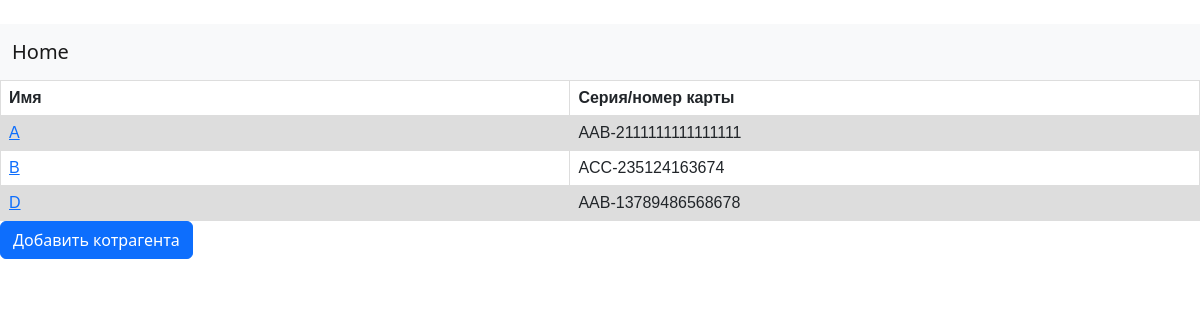
Screenshot of /data/contragents/ with the database file from the repository.
### cards/models.py (models this page shows, shortened)
class ContrAgent(models.Model):
        serials=[('AABB','AABB'),('ABCC','ABCC'),('ACAB','ACAB'),('ADBC','ADBC')]
        contr_agent_name = models.CharField(max_length=40, db_index=True)
        contr_agent_serial=models.CharField(max_length=10, choices=serials)
        contr_agent_number=models.CharField(max_length=20)
        def get_absolute_url(self):
            return reverse('contr_agent_detail_url', kwargs={'contr_agent_id':self.id})

### cards/views.py (the view)
# urls.py: path('data/contragents/', contragents_list, name='contragents_list_url'),
def contragents_list(request):
    contragents=ContrAgent.objects.all()
    return render(request,'cards/contragents/contragent_list.html', context={'contragents':contragents})

### cards/templates/cards/contragents/contragent_list.html (shortened to what this page needs)
﻿{% extends 'cards/base_cards.html'%}
{% block content %}
	<table>
  		<tr>
   		 <th style="width:10%">Имя</th>
    		 <th style="width:10%">Серия/номер карты</th>
  		 </tr>
	{% for contragent in contragents%}
		<tr>
		<td><a href="{{contragent.get_absolute_url}}">{{contragent.contr_agent_name}}</a></td>
    		 <td>{{contragent.contr_agent_serial}}-{{contragent.contr_agent_number}}</td>
		</tr>
	{% endfor %}
	</table>
<a class="btn btn-primary" href="{% url 'contr_agent_create_url' %}" role="button">Добавить котрагента</a>
{% endblock %}

### cards/templates/cards/contragents/contragent_list.html (style rules this page uses)
table { font-family: arial, sans-serif; border-collapse: collapse; width: 100%; }
td, th { border: 1px solid #dddddd; text-align: left; padding: 8px; }
tr:nth-child(even) { background-color: #dddddd; }

### rows the page displays
ContrAgent: contr_agent_name "A", contr_agent_serial "AAB", contr_agent_number "2111111111111111"
ContrAgent: contr_agent_name "B", contr_agent_serial "ACC", contr_agent_number "235124163674"
ContrAgent: contr_agent_name "D", contr_agent_serial "AAB", contr_agent_number "13789486568678"
